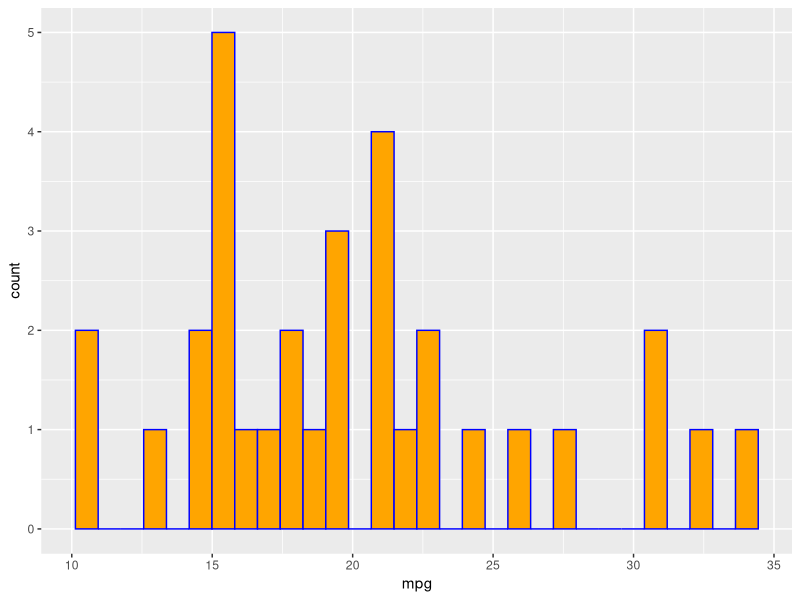
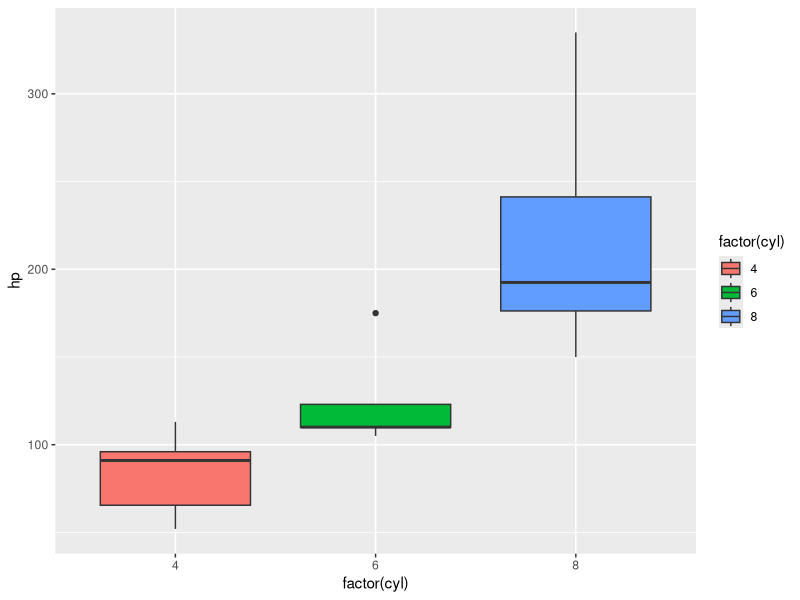

The R script that drew these images, in order:
#R-Data Analysis with the mtcars Dataset 
library(ggplot2)
library(data.table)

#Print the mtcars dataset
cars <- mtcars
cars

#Analyse the data
head(cars)
tail(cars)
summary(cars)

#Histogram 
a <- ggplot(data=cars, aes(x=mpg))
a2 <- a + geom_histogram(color = 'blue', fill = 'orange')
print(a2)

#Boxplot
bp <- ggplot(cars, aes(factor(cyl), hp))
bp2 <- bp + geom_boxplot(aes(fill=factor(cyl)))
print(bp2)
